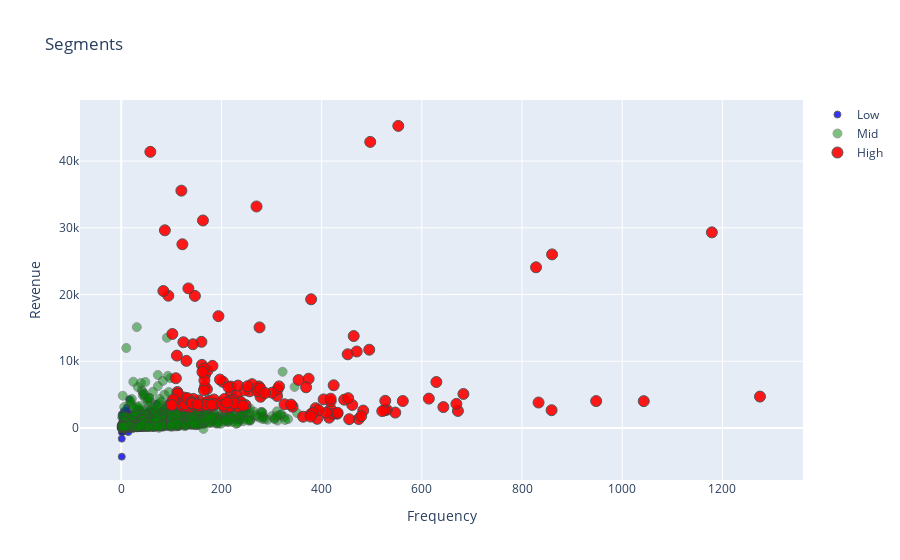
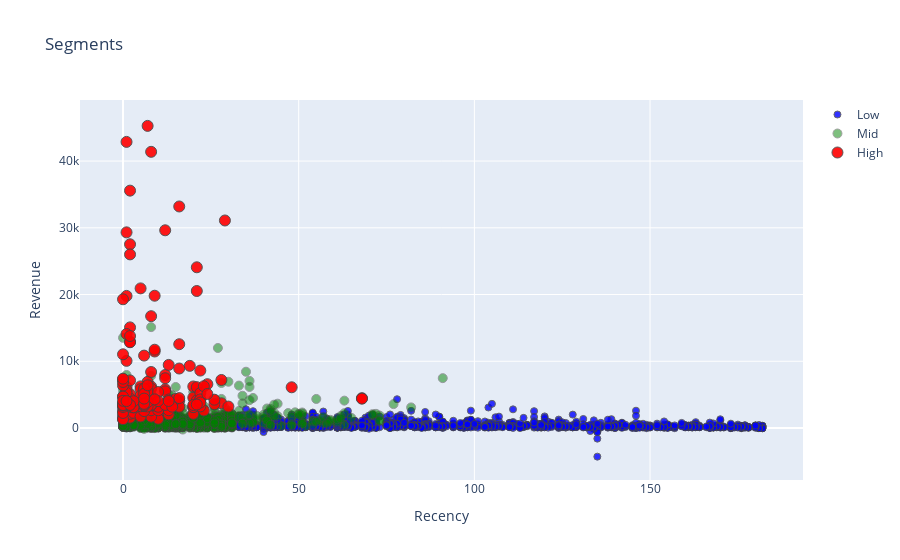
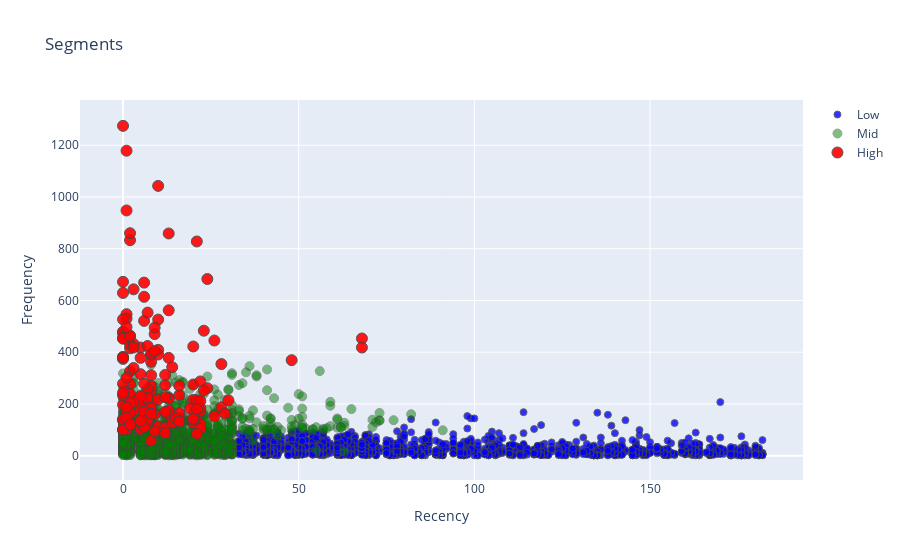

These figures' notebook cell, in order:
### Code cell
#plot revenue vs frequency
tx_graph = tx_user.query("Revenue < 50000 and Frequency < 2000")

plot_data = [
    go.Scatter(
        x=tx_graph.query("Segment == 'Low-Value'")['Frequency'],
        y=tx_graph.query("Segment == 'Low-Value'")['Revenue'],
        mode='markers',
        name='Low',
        marker= dict(size= 7,
            line= dict(width=1),
            color= 'blue',
            opacity= 0.8
           )
    ),
        go.Scatter(
        x=tx_graph.query("Segment == 'Mid-Value'")['Frequency'],
        y=tx_graph.query("Segment == 'Mid-Value'")['Revenue'],
        mode='markers',
        name='Mid',
        marker= dict(size= 9,
            line= dict(width=1),
            color= 'green',
            opacity= 0.5
           )
    ),
        go.Scatter(
        x=tx_graph.query("Segment == 'High-Value'")['Frequency'],
        y=tx_graph.query("Segment == 'High-Value'")['Revenue'],
        mode='markers',
        name='High',
        marker= dict(size= 11,
            line= dict(width=1),
            color= 'red',
            opacity= 0.9
           )
    ),
]

plot_layout = go.Layout(
        yaxis= {'title': "Revenue"},
        xaxis= {'title': "Frequency"},
        title='Segments'
    )
fig = go.Figure(data=plot_data, layout=plot_layout)
pyoff.iplot(fig)

#plot revenue vs recency
tx_graph = tx_user.query("Revenue < 50000 and Frequency < 2000")

plot_data = [
    go.Scatter(
        x=tx_graph.query("Segment == 'Low-Value'")['Recency'],
        y=tx_graph.query("Segment == 'Low-Value'")['Revenue'],
        mode='markers',
        name='Low',
        marker= dict(size= 7,
            line= dict(width=1),
            color= 'blue',
            opacity= 0.8
           )
    ),
        go.Scatter(
        x=tx_graph.query("Segment == 'Mid-Value'")['Recency'],
        y=tx_graph.query("Segment == 'Mid-Value'")['Revenue'],
        mode='markers',
        name='Mid',
        marker= dict(size= 9,
            line= dict(width=1),
            color= 'green',
            opacity= 0.5
           )
    ),
        go.Scatter(
        x=tx_graph.query("Segment == 'High-Value'")['Recency'],
        y=tx_graph.query("Segment == 'High-Value'")['Revenue'],
        mode='markers',
        name='High',
        marker= dict(size= 11,
            line= dict(width=1),
            color= 'red',
            opacity= 0.9
           )
    ),
]

plot_layout = go.Layout(
        yaxis= {'title': "Revenue"},
        xaxis= {'title': "Recency"},
        title='Segments'
    )
fig = go.Figure(data=plot_data, layout=plot_layout)
pyoff.iplot(fig)

#plot frequency vs recency
tx_graph = tx_user.query("Revenue < 50000 and Frequency < 2000")

plot_data = [
    go.Scatter(
        x=tx_graph.query("Segment == 'Low-Value'")['Recency'],
        y=tx_graph.query("Segment == 'Low-Value'")['Frequency'],
        mode='markers',
        name='Low',
        marker= dict(size= 7,
            line= dict(width=1),
            color= 'blue',
            opacity= 0.8
           )
    ),
        go.Scatter(
        x=tx_graph.query("Segment == 'Mid-Value'")['Recency'],
        y=tx_graph.query("Segment == 'Mid-Value'")['Frequency'],
        mode='markers',
        name='Mid',
        marker= dict(size= 9,
            line= dict(width=1),
            color= 'green',
            opacity= 0.5
           )
    ),
        go.Scatter(
        x=tx_graph.query("Segment == 'High-Value'")['Recency'],
        y=tx_graph.query("Segment == 'High-Value'")['Frequency'],
        mode='markers',
        name='High',
        marker= dict(size= 11,
            line= dict(width=1),
            color= 'red',
            opacity= 0.9
           )
    ),
]

plot_layout = go.Layout(
        yaxis= {'title': "Frequency"},
        xaxis= {'title': "Recency"},
        title='Segments'
    )
fig = go.Figure(data=plot_data, layout=plot_layout)
pyoff.iplot(fig)

### Figure 1 — Plotly figure (JSON) as saved in the notebook; plotly's stock layout.template omitted (floating-point values rounded to 4 significant figures; data arrays with more than 128 entries replaced by an {"elided": "..."} marker saying what was removed)
{"data": [{"marker": {"color": "blue", "line": {"width": 1}, "opacity": 0.8, "size": 7}, "mode": "markers", "name": "Low", "type": "scatter", "x": {"elided": "1464 int values"}, "y": {"elided": "1464 float values"}}, {"marker": {"color": "green", "line": {"width": 1}, "opacity": 0.5, "size": 9}, "mode": "markers", "name": "Mid", "type": "scatter", "x": {"elided": "1535 int values"}, "y": {"elided": "1535 float values"}}, {"marker": {"color": "red", "line": {"width": 1}, "opacity": 0.9, "size": 11}, "mode": "markers", "name": "High", "type": "scatter", "x": {"elided": "163 int values"}, "y": {"elided": "163 float values"}}], "layout": {"title": {"text": "Segments"}, "xaxis": {"title": {"text": "Frequency"}}, "yaxis": {"title": {"text": "Revenue"}}}}

### Figure 2 — Plotly figure (JSON) as saved in the notebook; plotly's stock layout.template omitted (floating-point values rounded to 4 significant figures; data arrays with more than 128 entries replaced by an {"elided": "..."} marker saying what was removed)
{"data": [{"marker": {"color": "blue", "line": {"width": 1}, "opacity": 0.8, "size": 7}, "mode": "markers", "name": "Low", "type": "scatter", "x": {"elided": "1464 int values"}, "y": {"elided": "1464 float values"}}, {"marker": {"color": "green", "line": {"width": 1}, "opacity": 0.5, "size": 9}, "mode": "markers", "name": "Mid", "type": "scatter", "x": {"elided": "1535 int values"}, "y": {"elided": "1535 float values"}}, {"marker": {"color": "red", "line": {"width": 1}, "opacity": 0.9, "size": 11}, "mode": "markers", "name": "High", "type": "scatter", "x": {"elided": "163 int values"}, "y": {"elided": "163 float values"}}], "layout": {"title": {"text": "Segments"}, "xaxis": {"title": {"text": "Recency"}}, "yaxis": {"title": {"text": "Revenue"}}}}

### Figure 3 — Plotly figure (JSON) as saved in the notebook; plotly's stock layout.template omitted (floating-point values rounded to 4 significant figures; data arrays with more than 128 entries replaced by an {"elided": "..."} marker saying what was removed)
{"data": [{"marker": {"color": "blue", "line": {"width": 1}, "opacity": 0.8, "size": 7}, "mode": "markers", "name": "Low", "type": "scatter", "x": {"elided": "1464 int values"}, "y": {"elided": "1464 int values"}}, {"marker": {"color": "green", "line": {"width": 1}, "opacity": 0.5, "size": 9}, "mode": "markers", "name": "Mid", "type": "scatter", "x": {"elided": "1535 int values"}, "y": {"elided": "1535 int values"}}, {"marker": {"color": "red", "line": {"width": 1}, "opacity": 0.9, "size": 11}, "mode": "markers", "name": "High", "type": "scatter", "x": {"elided": "163 int values"}, "y": {"elided": "163 int values"}}], "layout": {"title": {"text": "Segments"}, "xaxis": {"title": {"text": "Recency"}}, "yaxis": {"title": {"text": "Frequency"}}}}
